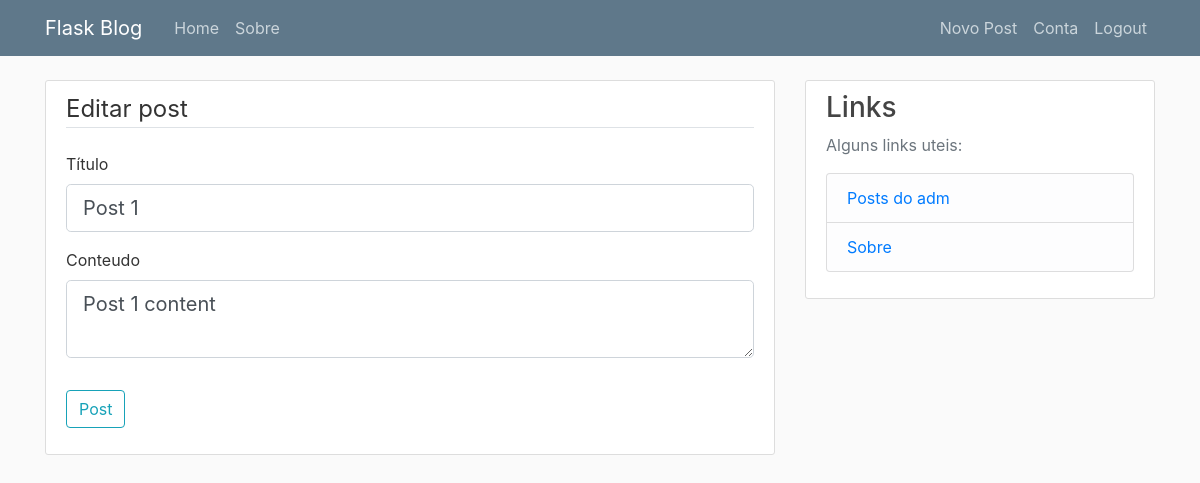
Page /post/1/update (signed in) on the earlier database version.
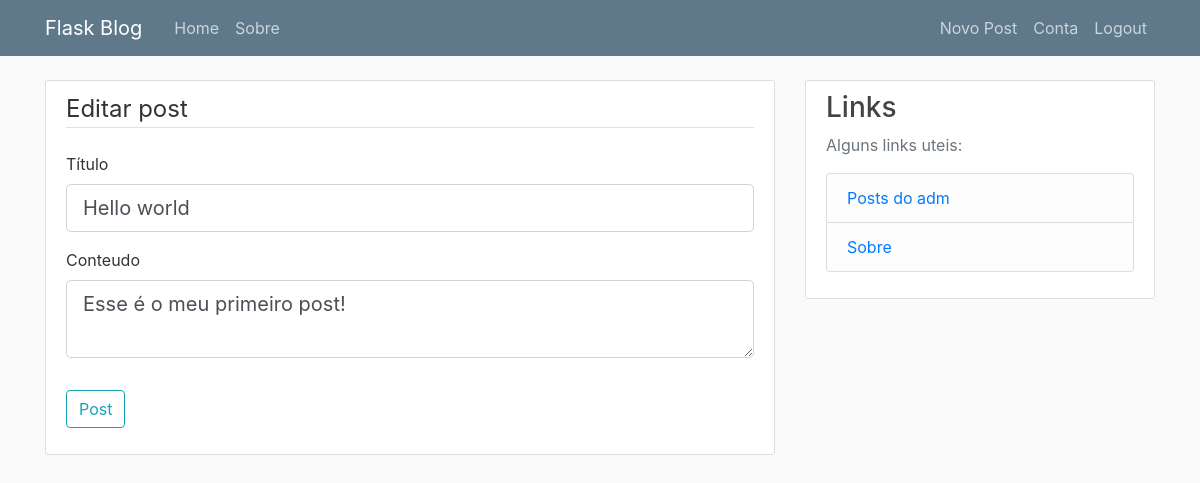
Same page on the later database version.
### flaskblog/models.py (models this page shows, shortened)
class Post(db.Model):
    id = db.Column(
        db.Integer,
        primary_key=True
    )
    title = db.Column(
        db.String(100),
        nullable=False
    )
    date_posted = db.Column(
        db.DateTime,
        nullable=False,
        default=datetime.utcnow
    )
    content = db.Column(
        db.Text,
        nullable=False
    )
    user_id = db.Column(
        db.Integer,
        db.ForeignKey('user.id'),
        nullable=False
    )
    comments = db.relationship(
        'Comment',
        backref='post',
        lazy=True
    )

### flaskblog/posts/routes.py (the view)
@posts.route('/post/<int:post_id>/update', methods=['GET', 'POST'])
@login_required
def update_post(post_id):
    post = Post.query.get_or_404(post_id)
    if post.author != current_user:
        abort(403)
    form = PostForm()
    if form.validate_on_submit():
        post.title = form.title.data
        post.content = form.content.data
        db.session.commit()
        flash("O post foi atualizado", 'success')
        return redirect(url_for('posts.post', post_id=post.id))
    elif request.method == 'GET':
        form.title.data = post.title
        form.content.data = post.content
    return render_template(
        'create_post.html',
        title='Editar post',
        form=form,
        legend='Editar post'
    )

### flaskblog/posts/forms.py
class PostForm(FlaskForm):
    title = StringField(
        'Título',
        validators=[
            DataRequired()
        ]
    )
    content = TextAreaField(
        'Conteudo',
        validators=[
            DataRequired()
        ]
    )
    submit = SubmitField('Post')

### flaskblog/models.py (called while the page is built)
@login_manager.user_loader
def load_user(user_id):
    return User.query.get(int(user_id))

### flaskblog/templates/create_post.html (shortened to what this page needs)
{% extends 'layout.html' %}
{% block content %}
<div class="content-section">
    <form action="" method="POST">
        <fieldset class="form-group">
            <legend class="border-bottom mb-4">{{ legend }}</legend>
            <div class="form-group">
                {{ form.title.label(class="form-control-label") }}
                {% if form.title.errors %}
                {{ form.title(class="form-control form-control-lg is-invalid") }}
                <div class="invalid-feedback">
                    {% for error in form.title.errors %}
                    <span>{{ error }}</span>
                    {% endfor %}
                </div>
                {% else %}
                {{ form.title(class="form-control form-control-lg") }}
                {% endif %}
            </div>
            <div class="form-group">
                {{ form.content.label(class="form-control-label") }}
                {% if form.content.errors %}
                {{ form.content(class="form-control form-control-lg is-invalid") }}
                <div class="invalid-feedback">
                    {% for error in form.content.errors %}
                    <span>{{ error }}</span>
                    {% endfor %}
                </div>
                {% else %}
                {{ form.content(class="form-control form-control-lg") }}
                {% endif %}
            </div>
        </fieldset>
        <div class="form-group">
            {{ form.submit(class="btn btn-outline-info") }}
        </div>
    </form>
</div>
{% endblock content %}

Differences in the rows shown:
changed Post: title "Post 1" → "Hello world"; content "Post 1 content" → "Esse é o meu primeiro post!"
